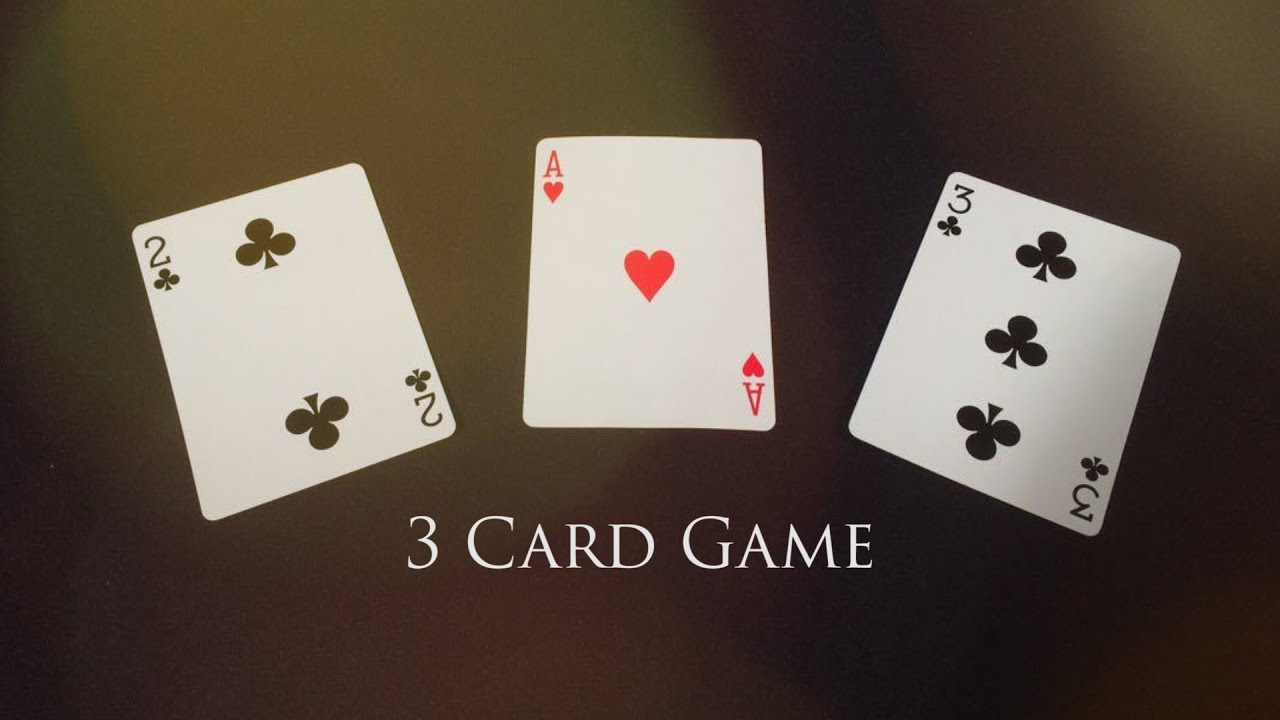
#> input picture resources/3cards.jpeg, 1280 x 720 px, found by its file name
$ python chapter5.py
#> lines starting #> are read from the running program, lines starting #| are printed output that depends on the picture
import cv2
import numpy as np

img = cv2.imread("/Users/monika/PycharmProjects/openCVTutorial/resources/3cards.jpeg")
#> img is the input picture: shape (720, 1280, 3); mean B, G, R 69.7, 80.2, 92.9

width , height = 250,350
pts1= np.float32([[128,226],[354,161],[207,520],[455,430]])
pts2= np.float32([[0,0],[width,0],[0,height],[width,height]])
matrix = cv2.getPerspectiveTransform(pts1,pts2)
imgOutput = cv2.warpPerspective(img , matrix, (width,height))
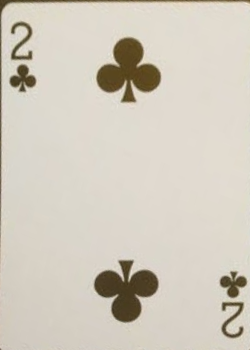
#> imgOutput: shape (350, 250, 3); mean B, G, R 190.6, 203.2, 209.9


cv2.imshow("img", img)
cv2.imshow("Output img", imgOutput)
cv2.waitKey(0)

$ run again, with resources/jessicaAlba.jpeg copied over resources/3cards.jpeg
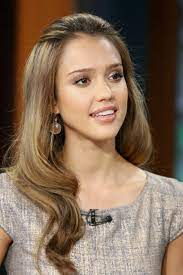
#> input picture resources/jessicaAlba.jpeg, 183 x 275 px, found by its file name
#> img is the input picture: shape (275, 183, 3); mean B, G, R 85.5, 105.2, 128.3
#> `imgOutput = cv2.warpPerspective(img , matrix, (width,height))`:
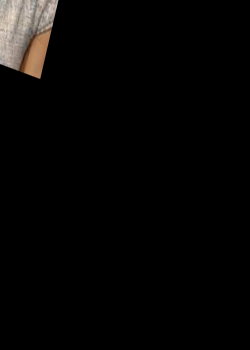
#> imgOutput: shape (350, 250, 3); mean B, G, R 5.3, 6, 6.8
